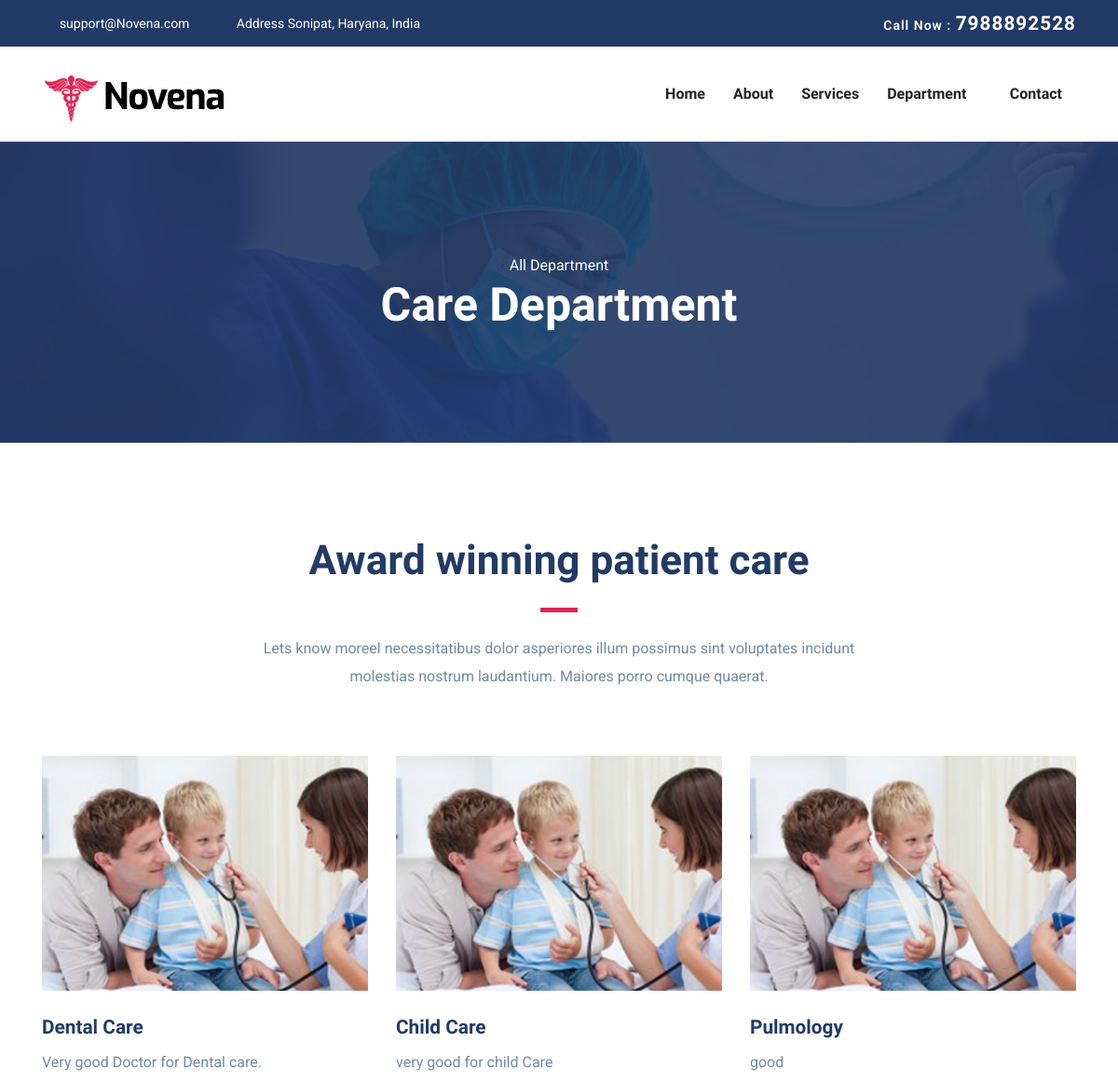
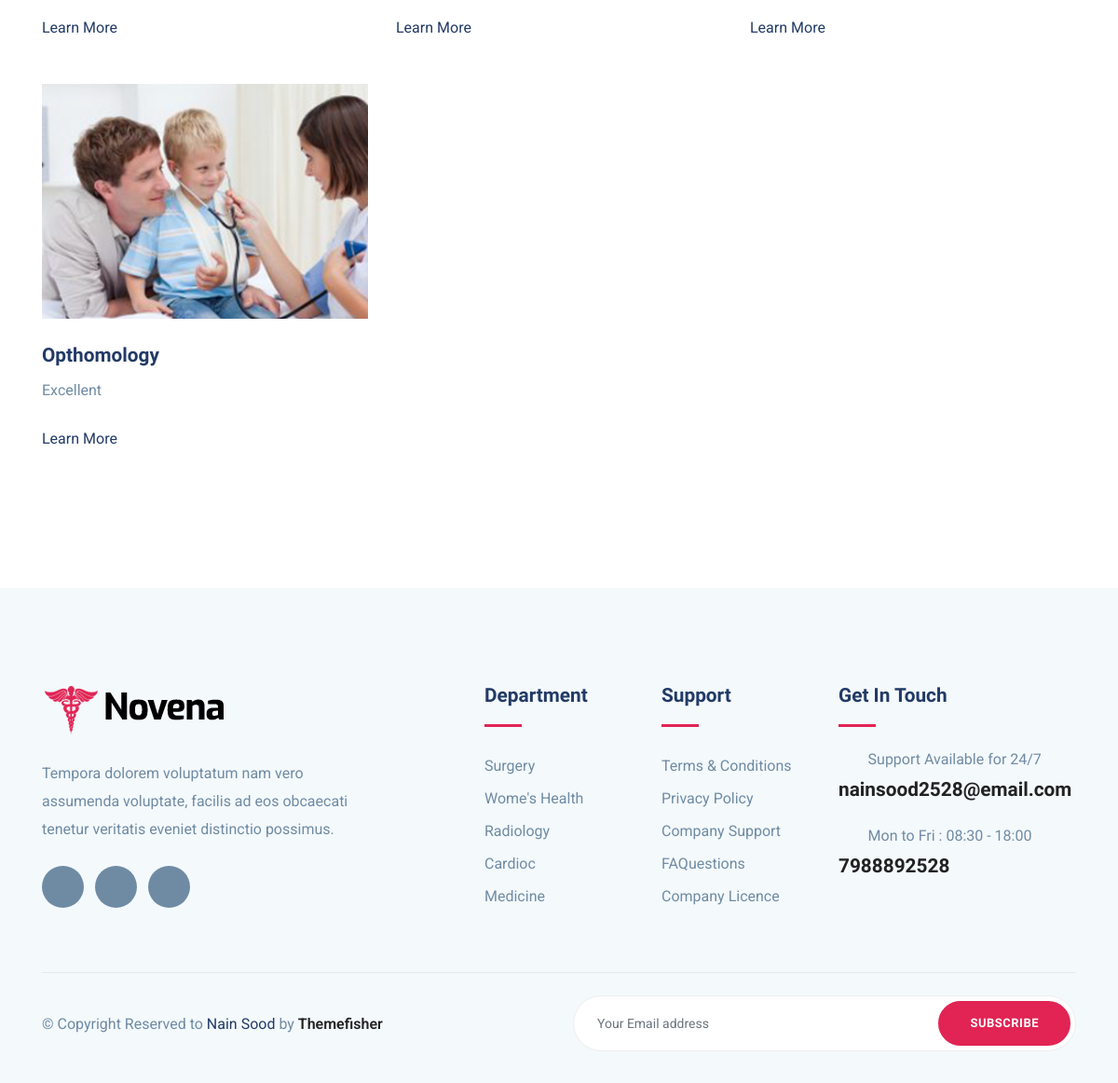
Screenshot of /department with the database file from the repository (2 pictures, top to bottom).
### service/models.py (models this page shows, shortened)
class DoctorDetails(models.Model):
    department_name=models.ForeignKey(Department, on_delete=models.CASCADE)
    name=models.CharField(max_length=100)
    gender=models.CharField(max_length=10)
    email_id=models.CharField(max_length=100)
    mobile_number=models.CharField(max_length=100)
    edu=models.CharField(max_length=100)
    department_desc=models.TextField(null=True)

class Department(models.Model):
    department_name=models.CharField(max_length=150)

### health_care/views.py (the view)
# urls.py: path('department' ,views.departmentPage),
def departmentPage(request):
        data=Department.objects.all().values()
        contextData=[]
        for d in data:
                obj={}
                obj['id']=d['id']
                obj['department_name']=d['department_name']
                datad=DoctorDetails.objects.get(department_name_id=d['id'])
                dept_name=datad.__dict__
                obj['department_desc']=dept_name['department_desc']
                obj['d_id']=dept_name['id']
                contextData.append(obj)
        return render(request,'department.html',{'doctor_details':contextData})

### templates/department.html (shortened to what this page needs)
{% extends "base.html" %}
{% block 'content' %}
<section class="page-title bg-1">
    <div class="container">
      <div class="row">
        <div class="col-md-12">
          <div class="block text-center">
            <span class="text-white">All Department</span>
            <h1 class="text-capitalize mb-5 text-lg">Care Department</h1>
          </div>
        </div>
      </div>
    </div>
  </section>
  <section class="section service-2">
      <div class="container">
          <div class="row justify-content-center">
              <div class="col-lg-7 text-center">
                  <div class="section-title">
                      <h2>Award winning patient care</h2>
                      <div class="divider mx-auto my-4"></div>
                      <p>Lets know moreel necessitatibus dolor asperiores illum possimus sint voluptates incidunt molestias nostrum laudantium. Maiores porro cumque quaerat.</p>
                  </div>
              </div>
          </div>
          <div class="row">
            {% for item in doctor_details  %}
              <div class="col-lg-4 col-md-6 ">
                  <div class="department-block mb-5">
                      <img src="/static/images/service/service-1.jpg" alt="" class="img-fluid w-100">
                      <div class="content">
                          <h4 class="mt-4 mb-2 title-color">{{item.department_name}}</h4>
                          <p class="mb-4">{{item.department_desc}}</p>
                          <a href="/department-single/{{item.id}}" class="read-more">Learn More  <i class="icofont-simple-right ml-2"></i></a>
                      </div>
                  </div>
              </div>
            {% endfor %}
          </div>
      </div>
  </section>
{% endblock 'content' %}

### templates/base.html
{% include "header.html" %}
{% block 'content' %}
{% endblock 'content' %}
{% include "footer.html" %}

### templates/header.html (shortened to what this page needs)
<!DOCTYPE html>
<html lang="zxx">
<head>
  <link rel="stylesheet" href="/static/plugins/bootstrap/css/bootstrap.min.css">
  <link rel="stylesheet" href="/static/plugins/icofont/icofont.min.css">
  <link rel="stylesheet" href="/static/plugins/slick-carousel/slick/slick.css">
  <link rel="stylesheet" href="/static/plugins/slick-carousel/slick/slick-theme.css">
  <link rel="stylesheet" href="/static/css/style.css">
</head>
<body id="top">
<header>
	<div class="header-top-bar">
		<div class="container">
			<div class="row align-items-center">
				<div class="col-lg-6">
					<ul class="top-bar-info list-inline-item pl-0 mb-0">
						<li class="list-inline-item"><a href="mailto:support@gmail.com"><i class="icofont-support-faq mr-2"></i>support@Novena.com</a></li>
						<li class="list-inline-item"><i class="icofont-location-pin mr-2"></i>Address Sonipat, Haryana, India </li>
					</ul>
				</div>
				<div class="col-lg-6">
					<div class="text-lg-right top-right-bar mt-2 mt-lg-0">
						<a href="tel:+23-345-67890" >
							<span>Call Now : </span>
							<span class="h4">7988892528</span>
						</a>
					</div>
				</div>
			</div>
		</div>
	</div>
	<nav class="navbar navbar-expand-lg navigation" id="navbar">
		<div class="container">
		 	 <a class="navbar-brand" href="index.html">
			  	<img src="/static/images/logo.png" alt="" class="img-fluid">
			  </a>
		  <div class="collapse navbar-collapse" id="navbarmain">
			<ul class="navbar-nav ml-auto">
			  <li class="nav-item active">
				<a class="nav-link" href="/">Home</a>
			  </li>
			   <li class="nav-item"><a class="nav-link" href="about-us">About</a></li>
			    <li class="nav-item"><a class="nav-link" href="services">Services</a></li>
			    <li class="nav-item dropdown">
					<a class="nav-link dropdown-toggle" href="department" id="dropdown02" data-toggle="dropdown" aria-haspopup="true" aria-expanded="false">Department <i class="icofont-thin-down"></i></a>
			  	</li>
			   <li class="nav-item"><a class="nav-link" href="contact-us">Contact</a></li>
			</ul>
		  </div>
		</div>
	</nav>
</header>

### templates/footer.html (shortened to what this page needs)
<footer class="footer section gray-bg">
	<div class="container">
		<div class="row">
			<div class="col-lg-4 mr-auto col-sm-6">
				<div class="widget mb-5 mb-lg-0">
					<div class="logo mb-4">
						<img src="/static/images/logo.png" alt="" class="img-fluid">
					</div>
					<p>Tempora dolorem voluptatum nam vero assumenda voluptate, facilis ad eos obcaecati tenetur veritatis eveniet distinctio possimus.</p>
					<ul class="list-inline footer-socials mt-4">
						<li class="list-inline-item"><a href="https://www.facebook.com/themefisher"><i class="icofont-facebook"></i></a></li>
						<li class="list-inline-item"><a href="https://twitter.com/themefisher"><i class="icofont-twitter"></i></a></li>
						<li class="list-inline-item"><a href="https://www.pinterest.com/themefisher/"><i class="icofont-linkedin"></i></a></li>
					</ul>
				</div>
			</div>
			<div class="col-lg-2 col-md-6 col-sm-6">
				<div class="widget mb-5 mb-lg-0">
					<h4 class="text-capitalize mb-3">Department</h4>
					<div class="divider mb-4"></div>
					<ul class="list-unstyled footer-menu lh-35">
						<li><a href="#">Surgery </a></li>
						<li><a href="#">Wome's Health</a></li>
						<li><a href="#">Radiology</a></li>
						<li><a href="#">Cardioc</a></li>
						<li><a href="#">Medicine</a></li>
					</ul>
				</div>
			</div>
			<div class="col-lg-2 col-md-6 col-sm-6">
				<div class="widget mb-5 mb-lg-0">
					<h4 class="text-capitalize mb-3">Support</h4>
					<div class="divider mb-4"></div>
					<ul class="list-unstyled footer-menu lh-35">
						<li><a href="#">Terms & Conditions</a></li>
						<li><a href="#">Privacy Policy</a></li>
						<li><a href="#">Company Support </a></li>
						<li><a href="#">FAQuestions</a></li>
						<li><a href="#">Company Licence</a></li>
					</ul>
				</div>
			</div>
			<div class="col-lg-3 col-md-6 col-sm-6">
				<div class="widget widget-contact mb-5 mb-lg-0">
					<h4 class="text-capitalize mb-3">Get in Touch</h4>
					<div class="divider mb-4"></div>
					<div class="footer-contact-block mb-4">
						<div class="icon d-flex align-items-center">
							<i class="icofont-email mr-3"></i>
							<span class="h6 mb-0">Support Available for 24/7</span>
						</div>
						<h4 class="mt-2"><a href="tel:+23-345-67890">nainsood2528@email.com</a></h4>
					</div>
					<div class="footer-contact-block">
						<div class="icon d-flex align-items-center">
							<i class="icofont-support mr-3"></i>
							<span class="h6 mb-0">Mon to Fri : 08:30 - 18:00</span>
						</div>
						<h4 class="mt-2"><a href="tel:+23-345-67890">7988892528</a></h4>
					</div>
				</div>
			</div>
		</div>
		<div class="footer-btm py-4 mt-5">
			<div class="row align-items-center justify-content-between">
				<div class="col-lg-6">
					<div class="copyright">
						&copy; Copyright Reserved to <span class="text-color">Nain Sood</span> by <a href="https://themefisher.com/" target="_blank">Themefisher</a>
					</div>
				</div>
				<div class="col-lg-6">
					<div class="subscribe-form text-lg-right mt-5 mt-lg-0">
						<form action="#" class="subscribe">
							<input type="text" class="form-control" placeholder="Your Email address">
							<a href="#" class="btn btn-main-2 btn-round-full">Subscribe</a>
						</form>
					</div>
				</div>
			</div>
		</div>
	</div>
</footer>
  </body>
  </html>

### static/css/style.css (style rules this page uses)
html { overflow-x: hidden; }
body { line-height: 1.6; font-family: "Roboto", sans-serif; -webkit-font-smoothing: antialiased; font-size: 16px; color: #6F8BA4; font-weight: 400; }
h1, .h1, h2, .h2, h3, .h3, h4, .h4, h5, .h5, h6, .h6 { font-family: "Exo", sans-serif; font-weight: 700; color: #222; }
h1, .h1 { font-size: 2.5rem; }
h2, .h2 { font-size: 44px; }
h4, .h4 { font-size: 1.3rem; line-height: 30px; }
h6, .h6 { font-size: 1rem; }
p { line-height: 30px; }
input[type="email"], input[type="password"], input[type="text"], input[type="tel"] { box-shadow: none; height: 45px; outline: none; font-size: 14px; }
.form-control { box-shadow: none; border-radius: 0; }
.btn { display: inline-block; font-size: 14px; font-size: 0.8125rem; font-weight: 700; letter-spacing: .5px; padding: .75rem 2rem; font-family: "Exo", sans-serif; text-transform: uppercase; border-radius: 5px; border: 2px solid transparent; transition: all .35s ease; }
.btn-main-2 { background: #e12454; color: #fff; border-color: #e12454; }
.btn-round-full { border-radius: 50px; }
.section { padding: 100px 0; }
.text-lg { font-size: 3.75rem; }
a { color: #222; text-decoration: none; transition: all .35s ease; }
.page-title { padding: 120px 0px 70px 0px; position: relative; }
.page-title .block h1 { color: #fff; }
.title-color { color: #223a66; }
.section-title { margin-bottom: 70px; }
.section-title h2 { color: #223a66; }
.text-lg { font-size: 50px; }
.gray-bg { background: #f4f9fc; }
#navbarmain { padding: 20px 0px; }
#navbarmain .nav-link { font-weight: 600; padding: 10px 15px; color: #222; font-family: "Exo", sans-serif; text-transform: capitalize; font-size: 16px; transition: all .25s ease; }
.dropdown-toggle::after { display: none; }
.navbar-brand { margin-top: 10px; }
.header-top-bar { background: #223a66; font-size: 14px; padding: 10px 0px; box-shadow: 0 1px 2px rgba(0, 0, 0, 0.05); color: #fff; }
.top-bar-info li a { color: #fff; margin-right: 20px; }
.top-right-bar a span { color: #fff; font-weight: 600; letter-spacing: 1px; }
.bg-1 { background: url("../images/bg/22.jpg") no-repeat 50% 50%; background-size: cover; position: relative; }
.text-color { color: #223a66; }
.divider { width: 40px; height: 5px; background: #e12454; }
.lh-35 { line-height: 35px; }
.read-more { color: #223a66; }
.footer { padding-bottom: 10px; }
.footer .copyright a { font-weight: 600; }
.logo { font-weight: 600; letter-spacing: 1px; }
.widget .divider { height: 3px; }
.widget h4 { color: #223a66; }
.widget .footer-menu a { color: #6F8BA4; }
.footer-contact-block span { font-weight: 400; color: #6F8BA4; }
.footer-contact-block i { font-size: 20px; }
.footer-btm { border-top: 1px solid rgba(0, 0, 0, 0.06); }
.footer-socials li a { width: 45px; height: 45px; background: #6F8BA4; color: #fff; display: inline-block; text-align: center; border-radius: 100%; padding-top: 12px; }
.subscribe { position: relative; }
.subscribe .form-control { border-radius: 50px; height: 60px; padding-left: 25px; border-color: #eee; }
.subscribe .btn { position: absolute; right: 6px; top: 6px; }

### rows the page displays
DoctorDetails: department_name "Dental Care", department_desc "Very good Doctor for Dental care."
DoctorDetails: department_name "Child Care", department_desc "very good for child Care"
DoctorDetails: department_name "Pulmology", department_desc "good"
DoctorDetails: department_name "Opthomology", department_desc "Excellent"
